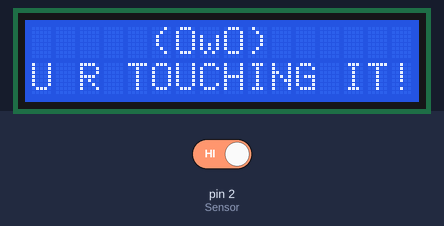
Recording of a sketch running on a simulated Arduino Uno, built with avr-gcc and run on an emulated ATmega328P. Parts: 16×2 character LCD. The inputs (shaded band) are chosen by the test bench; at power-on: pin 2 (Sensor) HIGH.

Above: at 1.3 s.
1.4 s: pin 2 (Sensor) driven LOW
At 3.4 s:
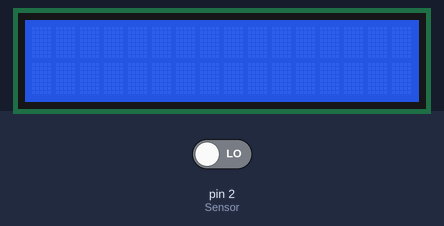
At 4.6 s:
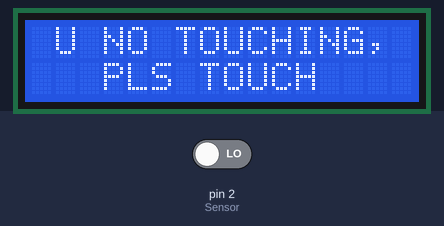
8.6 s: pin 2 (Sensor) driven HIGH
At 11.8 s:
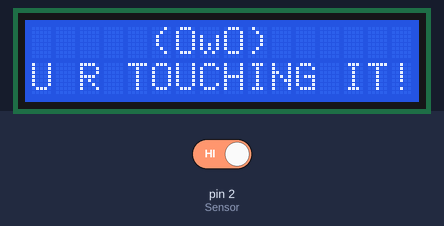
Timing chart, 0 to 13.3 s (numbered marks = the images above; inputs shaded):
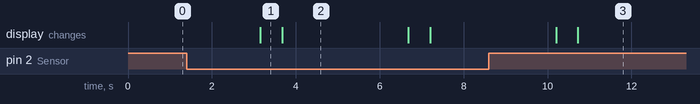

The sketch:

displayLCD_SensorTouch.ino
```cpp
int Sensor = 2;
int la_wea = 0;
#include <Wire.h>
#include <LiquidCrystal_I2C.h>

LiquidCrystal_I2C lcd(0x3F,16,2);  // set the LCD address to 0x3F for a 16 chars and 2 line display

void setup()
{
 pinMode(Sensor,INPUT);
  lcd.init();                      // initialize the lcd
  lcd.init();
  // Print a message to the LCD.
  lcd.backlight();
}


void loop(){
la_wea = digitalRead(Sensor);
if(la_wea == LOW){
  lcd.setCursor(1,0);
  lcd.print("U NO TOUCHING,");
  lcd.setCursor(3,1);
  lcd.print("PLS TOUCH");
  delay(3000);
  lcd.clear();
  delay(500);
 }
if(la_wea == HIGH){
  lcd.setCursor(5,0);
  lcd.print("(OwO)");
  lcd.setCursor(0,1);
  lcd.print("U R TOUCHING IT!");
  delay(3000);
  lcd.clear();
  delay(500);
 }
}
```

Measured:
- after the input at 1.4 s, the display: first differs from a run without the input after 2.3 s (image 2)
- after the input at 8.6 s, the display: first differs from a run without the input after 2.1 s (image 3)
- what the display in image 1 shows lasts 0.5 s, from 3.2 s to 3.7 s
- what the display in image 2 shows lasts 3.0 s, from 3.7 s to 6.7 s
